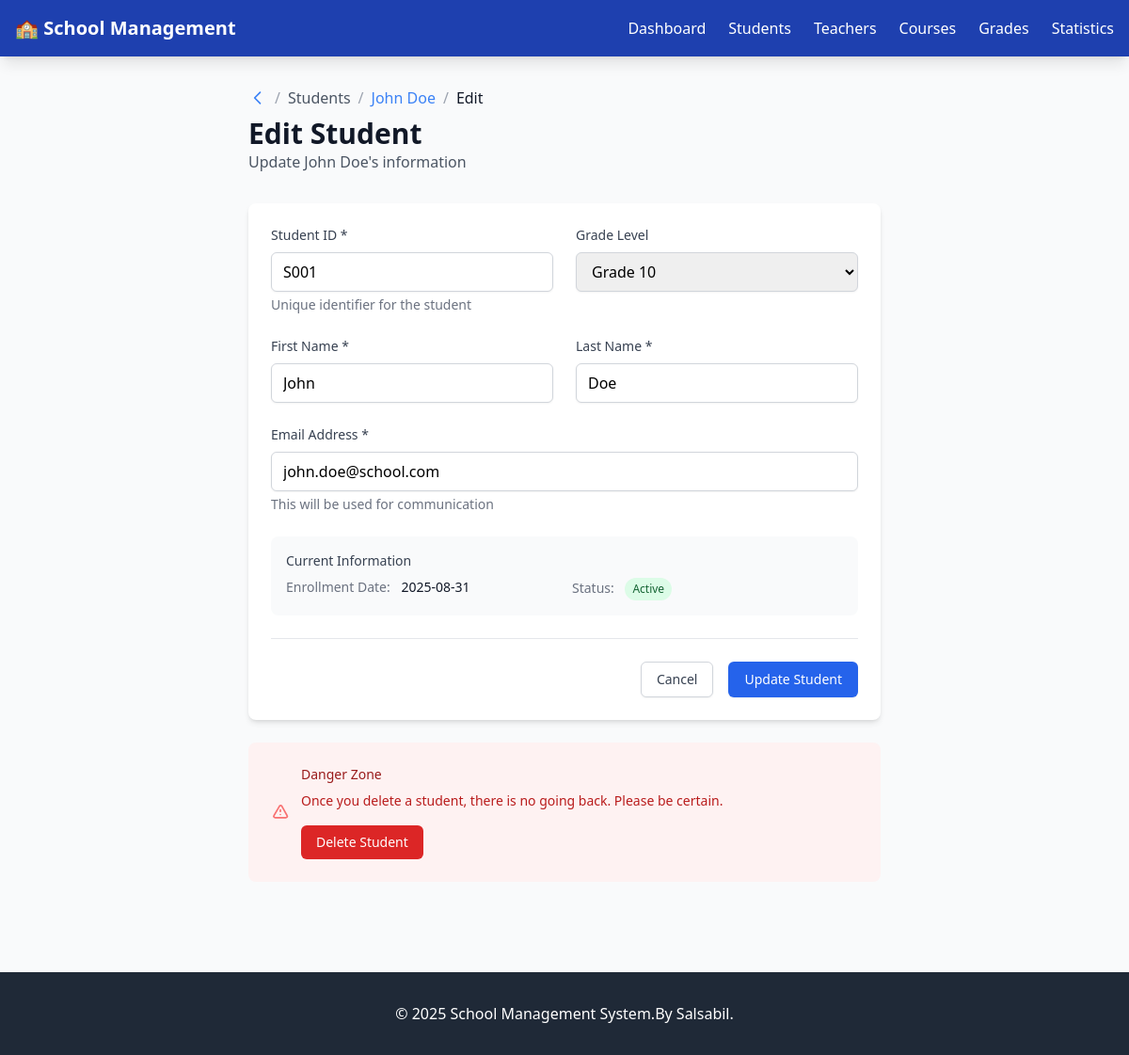
The page /students/1/edit on the database its author committed.
### models/your_model.py (models this page shows, shortened)
class Student(db.Model):
    __tablename__ = 'students'
    id = db.Column(db.Integer, primary_key=True)
    student_id = db.Column(db.String(10), unique=True, nullable=False)
    first_name = db.Column(db.String(50), nullable=False)
    last_name = db.Column(db.String(50), nullable=False)
    email = db.Column(db.String(100), unique=True, nullable=False)
    date_of_birth = db.Column(db.Date)
    grade_level = db.Column(db.Integer)
    enrollment_date = db.Column(db.Date, default=datetime.utcnow().date)
    status = db.Column(db.String(20), default='active')
    enrollments = db.relationship('Enrollment', backref='student', lazy=True, cascade='all, delete-orphan')
    grades = db.relationship('Grade', backref='student', lazy=True, cascade='all, delete-orphan')
    @property
    def full_name(self):
        return f"{self.first_name} {self.last_name}"

### index.py (the view, shortened to what this page needs)
@app.route('/students/<int:id>/edit', methods=['GET', 'POST'])
def student_edit(id):
    student = Student.query.get_or_404(id)
    return render_template('students/edit.html', student=student)

### templates/students/edit.html (shortened to what this page needs)
{% extends "base.html" %}
{% block content %}
<div class="max-w-2xl mx-auto">
    <div class="mb-8">
        <div class="flex items-center space-x-2 mb-2">
            <a href="{{ url_for('students_list') }}" class="text-blue-500 hover:text-blue-600">
                <svg class="h-5 w-5" fill="none" stroke="currentColor" viewBox="0 0 24 24">
                    <path stroke-linecap="round" stroke-linejoin="round" stroke-width="2" d="M15 19l-7-7 7-7"></path>
                </svg>
            </a>
            <span class="text-gray-400">/</span>
            <span class="text-gray-600">Students</span>
            <span class="text-gray-400">/</span>
            <a href="{{ url_for('student_details', id=student.id) }}" class="text-blue-500 hover:text-blue-600">{{ student.full_name }}</a>
            <span class="text-gray-400">/</span>
            <span class="text-gray-900 font-medium">Edit</span>
        </div>
        <h1 class="text-3xl font-bold text-gray-900">Edit Student</h1>
        <p class="text-gray-600">Update {{ student.full_name }}'s information</p>
    </div>
    <div class="bg-white rounded-lg shadow-md p-6">
        <form method="POST" class="space-y-6">
            <div class="grid grid-cols-1 md:grid-cols-2 gap-6">
                <div>
                    <label for="student_id" class="block text-sm font-medium text-gray-700 mb-2">Student ID *</label>
                    <input type="text" id="student_id" name="student_id" required
                           value="{{ student.student_id }}"
                           class="w-full px-3 py-2 border border-gray-300 rounded-md shadow-sm focus:outline-none focus:ring-2 focus:ring-blue-500 focus:border-blue-500"
                           placeholder="e.g., S001">
                    <p class="mt-1 text-sm text-gray-500">Unique identifier for the student</p>
                </div>
                <div>
                    <label for="grade_level" class="block text-sm font-medium text-gray-700 mb-2">Grade Level</label>
                    <select id="grade_level" name="grade_level"
                            class="w-full px-3 py-2 border border-gray-300 rounded-md shadow-sm focus:outline-none focus:ring-2 focus:ring-blue-500 focus:border-blue-500">
                        <option value="10" {% if student.grade_level == 10 %}selected{% endif %}>Grade 10</option>
                    </select>
                </div>
            </div>
            <div class="grid grid-cols-1 md:grid-cols-2 gap-6">
                <div>
                    <label for="first_name" class="block text-sm font-medium text-gray-700 mb-2">First Name *</label>
                    <input type="text" id="first_name" name="first_name" required
                           value="{{ student.first_name }}"
                           class="w-full px-3 py-2 border border-gray-300 rounded-md shadow-sm focus:outline-none focus:ring-2 focus:ring-blue-500 focus:border-blue-500"
                           placeholder="Enter first name">
                </div>
                <div>
                    <label for="last_name" class="block text-sm font-medium text-gray-700 mb-2">Last Name *</label>
                    <input type="text" id="last_name" name="last_name" required
                           value="{{ student.last_name }}"
                           class="w-full px-3 py-2 border border-gray-300 rounded-md shadow-sm focus:outline-none focus:ring-2 focus:ring-blue-500 focus:border-blue-500"
                           placeholder="Enter last name">
                </div>
            </div>
            <div>
                <label for="email" class="block text-sm font-medium text-gray-700 mb-2">Email Address *</label>
                <input type="email" id="email" name="email" required
                       value="{{ student.email }}"
                       class="w-full px-3 py-2 border border-gray-300 rounded-md shadow-sm focus:outline-none focus:ring-2 focus:ring-blue-500 focus:border-blue-500"
                       placeholder="student@school.com">
                <p class="mt-1 text-sm text-gray-500">This will be used for communication</p>
            </div>
            <div class="bg-gray-50 rounded-lg p-4">
                <h3 class="text-sm font-medium text-gray-700 mb-2">Current Information</h3>
                <div class="grid grid-cols-1 md:grid-cols-2 gap-4 text-sm">
                    <div>
                        <span class="text-gray-500">Enrollment Date:</span>
                        <span class="ml-2 text-gray-900">{{ student.enrollment_date.strftime('%Y-%m-%d') if student.enrollment_date else 'N/A' }}</span>
                    </div>
                    <div>
                        <span class="text-gray-500">Status:</span>
                        <span class="ml-2 inline-flex items-center px-2 py-1 rounded-full text-xs font-medium {% if student.status == 'active' %}bg-green-100 text-green-800{% else %}bg-red-100 text-red-800{% endif %}">
                            {{ student.status|title }}
                        </span>
                    </div>
                </div>
            </div>
            <div class="flex justify-end space-x-4 pt-6 border-t border-gray-200">
                <a href="{{ url_for('student_details', id=student.id) }}"
                   class="px-4 py-2 border border-gray-300 rounded-md shadow-sm text-sm font-medium text-gray-700 bg-white hover:bg-gray-50 focus:outline-none focus:ring-2 focus:ring-offset-2 focus:ring-blue-500">
                    Cancel
                </a>
                <button type="submit"
                        class="px-4 py-2 border border-transparent rounded-md shadow-sm text-sm font-medium text-white bg-blue-600 hover:bg-blue-700 focus:outline-none focus:ring-2 focus:ring-offset-2 focus:ring-blue-500">
                    Update Student
                </button>
            </div>
        </form>
    </div>
    <div class="bg-red-50 rounded-lg p-6 mt-6">
        <div class="flex items-center">
            <div class="flex-shrink-0">
                <svg class="h-5 w-5 text-red-400" fill="none" stroke="currentColor" viewBox="0 0 24 24">
                    <path stroke-linecap="round" stroke-linejoin="round" stroke-width="2" d="M12 9v2m0 4h.01m-6.938 4h13.856c1.54 0 2.502-1.667 1.732-2.5L13.732 4c-.77-.833-1.964-.833-2.732 0L3.732 16.5c-.77.833.192 2.5 1.732 2.5z"></path>
                </svg>
            </div>
            <div class="ml-3">
                <h3 class="text-sm font-medium text-red-800">Danger Zone</h3>
                <div class="mt-2 text-sm text-red-700">
                    <p>Once you delete a student, there is no going back. Please be certain.</p>
                </div>
                <div class="mt-4">
                    <form method="POST" action="{{ url_for('student_delete', id=student.id) }}" class="inline" onsubmit="return confirm('Are you absolutely sure you want to delete this student? This action cannot be undone.')">
                        <button type="submit" class="bg-red-600 hover:bg-red-700 text-white text-sm font-medium px-4 py-2 rounded-md transition-colors">
                            Delete Student
                        </button>
                    </form>
                </div>
            </div>
        </div>
    </div>
</div>
{% endblock %}

### rows shown on the page
Student: full_name "John Doe", student_id "S001", grade_level "Grade 10", first_name "John", last_name "Doe", email "john.doe@school.com", enrollment_date "2025-08-31", status "Active"
